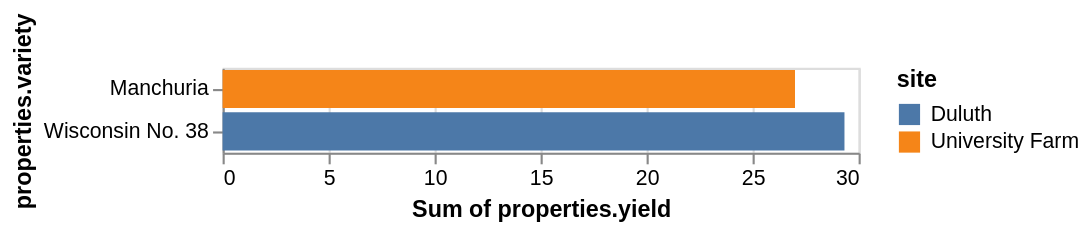

Specify this chart in Vega-Lite:
### Vega-Lite specification from a JSON file in a GitHub repository (floating-point values rounded to 4 significant figures)
{"$schema": "https://vega.github.io/schema/vega-lite/v5.json", "mark": "bar", "encoding": {"y": {"field": "properties.variety", "type": "nominal"}, "x": {"aggregate": "sum", "field": "properties.yield", "type": "quantitative"}, "color": {"title": "site", "field": "properties.site", "type": "nominal"}}, "data": {"values": {"features": [{"properties": {"variety": "Manchuria", "yield": 27, "site": "University Farm"}}, {"properties": {"variety": "Wisconsin No. 38", "yield": 29.33, "site": "Duluth"}}], "type": "FeatureCollection"}, "format": {"type": "json", "property": "features"}}}
